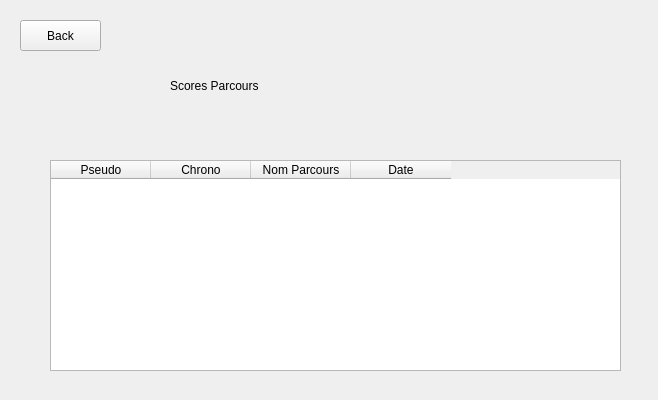
<?xml version="1.0" encoding="UTF-8"?>
<ui version="4.0">
 <class>scoresParcoursMenuClass</class>
 <widget class="QWidget" name="scoresParcoursMenuClass">
  <property name="geometry">
   <rect>
    <x>0</x>
    <y>0</y>
    <width>658</width>
    <height>400</height>
   </rect>
  </property>
  <property name="windowTitle">
   <string>Form</string>
  </property>
  <widget class="QPushButton" name="pushButton_Back">
   <property name="geometry">
    <rect>
     <x>20</x>
     <y>20</y>
     <width>81</width>
     <height>31</height>
    </rect>
   </property>
   <property name="text">
    <string>Back</string>
   </property>
  </widget>
  <widget class="QLabel" name="label_Titre">
   <property name="geometry">
    <rect>
     <x>170</x>
     <y>50</y>
     <width>311</width>
     <height>71</height>
    </rect>
   </property>
   <property name="text">
    <string>Scores Parcours</string>
   </property>
  </widget>
  <widget class="QTableWidget" name="tableWidget_Parcours">
   <property name="geometry">
    <rect>
     <x>50</x>
     <y>160</y>
     <width>571</width>
     <height>211</height>
    </rect>
   </property>
   <column>
    <property name="text">
     <string>Pseudo</string>
    </property>
   </column>
   <column>
    <property name="text">
     <string>Chrono</string>
    </property>
   </column>
   <column>
    <property name="text">
     <string>Nom Parcours</string>
    </property>
   </column>
   <column>
    <property name="text">
     <string>Date</string>
    </property>
   </column>
  </widget>
 </widget>
 <resources/>
 <connections/>
</ui>
